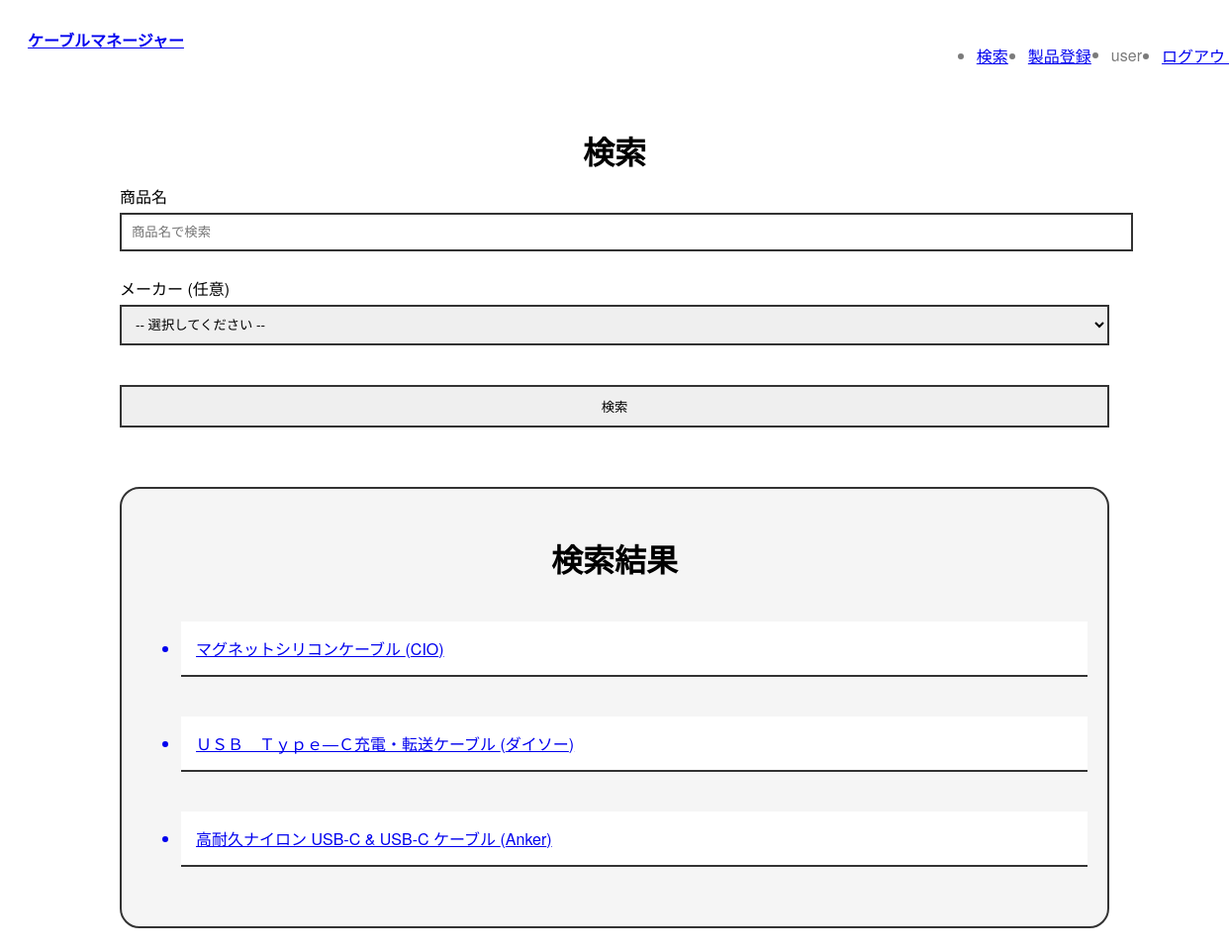
/search/results/ (signed in), run on the app's committed database.
### accounts/models.py (models this page shows)
class CustomUser(AbstractBaseUser, PermissionsMixin):
    username = models.CharField(max_length=150, unique=True)
    email = models.EmailField(unique=True)
    last_name = models.CharField(max_length=150, blank=True)
    first_name = models.CharField(max_length=150, blank=True)
    is_active = models.BooleanField(default=True)
    is_staff = models.BooleanField(default=False)
    date_joined = models.DateTimeField(default=timezone.now)
    groups = models.ManyToManyField(Group, related_name='customuser_set',blank=True)
    user_permissions = models.ManyToManyField(Permission, related_name='customuser_set',blank=True)
    objects = CustomUserManager()
    USERNAME_FIELD = "username"
    REQUIRED_FIELDS = ["email"]
    def __str__(self):
        return self.username or self.email

### manage/models.py (models this page shows, shortened)
class Item(models.Model):
    name = models.CharField(max_length=50)
    user = models.ForeignKey(CustomUser,on_delete=models.CASCADE)
    created = models.DateTimeField(auto_now_add=True)
    modified = models.DateTimeField(auto_now=True)
    image = models.ImageField(upload_to="images", verbose_name='画像', null=True, blank=True)
    date = models.DateField(null=True, blank=True)
    Manufacturer = models.CharField(max_length=25, null=True, blank=True)
    Store = models.CharField(max_length=25, null=True, blank=True)
    length = models.DecimalField(max_digits=4, decimal_places=1, null=True, blank=True)
    watt = models.PositiveIntegerField(null=True, blank=True)
    PD = models.BooleanField(null=True, blank=True)
    thunderbolt = models.PositiveIntegerField(null=True, blank=True)
    comment = models.TextField(null=True, blank=True)

### search/views.py (the view)
# urls.py: path('results/', views.results, name='results'),
@login_required
def results(request):
    query = request.GET.get('q', '').strip()  # 検索クエリを取得
    selected_manufacturer = request.GET.get('manufacturer', '').strip()  # メーカー選択を取得
    user_id = request.user.id
    results = Item.objects.all()
    if query:
        keywords = query.split()  # スペースでキーワードを分割
        for keyword in keywords:
            results = results.filter(name__icontains=keyword)
    if selected_manufacturer:
        results = results.filter(Manufacturer=selected_manufacturer)
    manufacturers = Item.objects.values_list('Manufacturer', flat=True).distinct()
    context = {
        'q': query,
        'results': results,
        'manufacturers': manufacturers,
        'selected_manufacturer': selected_manufacturer,
        'User_id': user_id,
    }
    return render(request, 'search/search.html', context)

### myapp/context_processors.py (called while the page is built)
def debug(request):
    return {'debug': settings.DEBUG}

### search/templates/search/search.html (shortened to what this page needs)
{% extends "base.html" %}
{% block content %}
<main class="form">
    <h1>検索</h1>
    <form method="GET" action="{% url 'search:results' %}">
        <label for="name-text">商品名</label>
        <input id="name-text" type="text" name="q" placeholder="商品名で検索" value="{{ q|default:'' }}">
        <label for="manufacturer-select">メーカー (任意)</label>
        <select id="manufacturer-select" name="manufacturer">
            <option value="">-- 選択してください --</option>
        </select>
        <button type="submit" class="btn">検索</button>
    </form>
    <div class="results search">
        {% if results %}
            <h2>検索結果</h2>
            <ul>
                {% for result in results %}
                    {% if result.user.id == User_id %}
                        <a href="{% url 'manage:detail' result.id %}">
                            <li class="result">
                                {{ result.name }} ({{ result.Manufacturer|default:"メーカー不明" }})
                            </li>
                        </a>
                    {% endif %}
                {% endfor %}
            </ul>
            {% elif q or selected_manufacturer %}
                <p>該当する商品は見つかりませんでした。</p>
            {% endif %}
        </div>
</main>
{% endblock %}

### manage/templates/base.html (shortened to what this page needs)
{% load static %}
<!DOCTYPE html>
<html lang="ja">
<head>
    <link rel="stylesheet" href="https://unpkg.com/destyle.css@4.0.1/destyle.css">
    <link href="{% static 'css/style.css' %}" rel="stylesheet">
    <link href="{% static 'css/index.css' %}" rel="stylesheet">
    <link href="{% static 'css/detail.css' %}" rel="stylesheet">
    <link href="{% static 'css/form.css' %}" rel="stylesheet">
</head>
<body>
    <header>
        <div class="logo">
            <a href="{% url "manage:index" %}">ケーブルマネージャー</a>
        </div>
        <nav>
            <ul>
                {% if user.is_authenticated %}
                    <li>
                        <a href="{% url "search:search" %}">検索</a>
                    </li>
                    <li>
                        <a href="{% url "manage:new" %}">製品登録</a>
                    </li>
                    <li class='nav-user'>
                        <span class='navbar-text'>{{ user }}</span>
                    </li>
                    <li>
                        <form action='{% url "logout" %}' method='post' name='logout'>
                            <a href="javascript:logout.submit()">ログアウト</a>
                        </form>
                    </li>
                {% endif %}
            </ul>
        </nav>
    </header>
    {% block content %}
    {% endblock %}
</body>
</html>

### static/css/style.css (style rules this page uses)
body { font-family: "TT Norms Pro", "LINE Seed JP", "Helvetica Neue", Arial, Poppins, "Noto Sans JP", sans-serif; }
main { max-width: 1000px; padding: 15px; margin: 0 auto; }
h1 { font-size: 2rem; }
header { background-color: #fff; padding: 20px; width: 100%; position: sticky; top: 0; display: flex; }
header .logo { margin-right: auto; font-weight: bold; }
header ul { color: rgba(0, 0, 0, 0.5176470588); display: flex; gap: 20px; }
header ul li a { transition: all 0.3s; }
.btn { padding: 10px; border: solid 2px #333; width: 100%; text-align: center; margin-top: 15px; transition: all 0.25s; display: block; }

### static/css/form.css (style rules this page uses)
.form h1 { font-size: 2rem; text-align: center; margin: 10px auto; }
.form .search.results { margin-top: 60px; background-color: rgba(0, 0, 0, 0.0392156863); padding: 20px; border-radius: 20px; border: #333 solid 2px; }
.form .search.results h2 { text-align: center; font-size: 2rem; }
.form .search.results .result { margin: 40px 0; border-bottom: solid 2px #333; padding: 15px; transition: all 0.3s; background-color: #fff; }
.form form { width: 100%; margin: 0 auto; }
.form form input, .form form select, .form form textarea { border: solid 2px #333; width: 100%; padding: 10px; margin-bottom: 15px; margin: 5px 0 25px 0; }

### data on the page
CustomUser: username "user"
Item: name "マグネットシリコンケーブル", Manufacturer "CIO"
Item: name "ＵＳＢ Ｔｙｐｅ―Ｃ充電・転送ケーブル", Manufacturer "ダイソー"
Item: name "高耐久ナイロン USB-C & USB-C ケーブル", Manufacturer "Anker"
